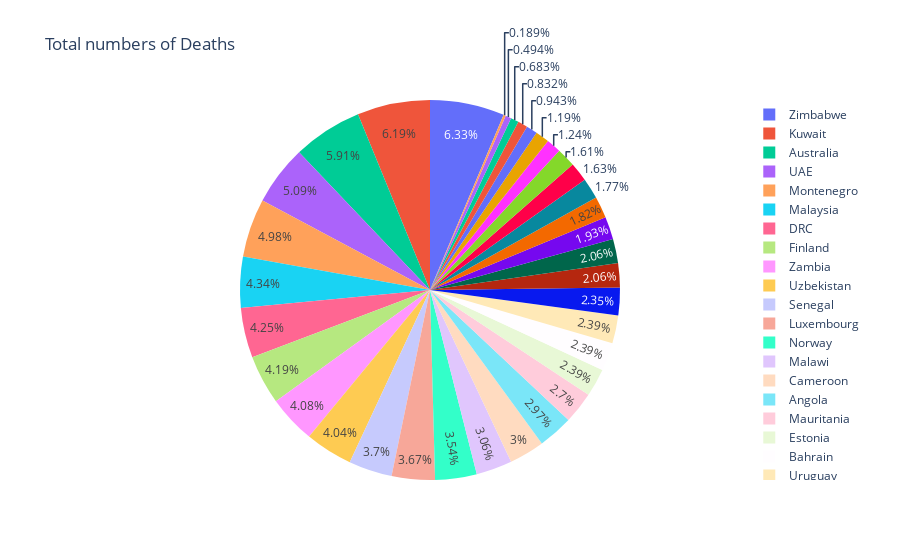

The notebook cell saved with this chart:
### Code cell
import plotly.express as px
df1 = df.iloc[0:120]
fig = px.pie(df1, values='TotalDeaths', names='Country,Other', title='Total numbers of Deaths')
fig.show()

### Figure 1 — Plotly figure (JSON) as saved in the notebook; plotly's stock layout.template omitted (floating-point values rounded to 4 significant figures)
{"data": [{"domain": {"x": [0, 1], "y": [0, 1]}, "hovertemplate": "Country,Other=%{label}<br>TotalDeaths=%{value}<extra></extra>", "labels": ["USA", "India", "Brazil", "Russia", "UK", "France", "Spain", "Italy", "Turkey", "Germany", "Colombia", "Argentina", "Mexico", "Poland", "South Africa", "Iran", "Ukraine", "Peru", "Indonesia", "Netherlands", "Czechia", "Canada", "Romania", "Chile", "Belgium", "Portugal", "Iraq", "Israel", "Sweden", "Pakistan", "Bangladesh", "Philippines", "Switzerland", "Morocco", "Austria", "Serbia", "Saudi Arabia", "Hungary", "Japan", "Jordan", "Panama", "Lebanon", "UAE", "Nepal", "Georgia", "Ecuador", "Belarus", "Slovakia", "Azerbaijan", "Croatia", "Bulgaria", "Dominican Republic", "Bolivia", "Tunisia", "Denmark", "Costa Rica", "Ireland", "Malaysia", "Kazakhstan", "Lithuania", "Armenia", "Egypt", "Kuwait", "Slovenia", "Moldova", "Palestine", "Guatemala", "Greece", "Qatar", "Honduras", "Myanmar", "Ethiopia", "Oman", "Paraguay", "Venezuela", "Nigeria", "Bosnia and Herzegovina", "Libya", "Algeria", "Kenya", "Bahrain", "North Macedonia", "China", "Kyrgyzstan", "Uzbekistan", "S. Korea", "Albania", "Norway", "Latvia", "Ghana", "Singapore", "Montenegro", "Sri Lanka", "Afghanistan", "El Salvador", "Luxembourg", "Zambia", "Finland", "Estonia", "Uganda", "Uruguay", "Namibia", "Mozambique", "Zimbabwe", "Cyprus", "Cameroon", "Australia", "Ivory Coast", "Sudan", "Senegal", "DRC", "Cuba", "Botswana", "Angola", "Malawi", "Madagascar", "French Polynesia", "Malta", "Mauritania", "French Guiana"], "legendgroup": "", "name": "", "showlegend": true, "type": "pie", "values": ["427,635 ", "153,376 ", "216,475 ", "68,971 ", "97,329 ", "72,877 ", "55,441 ", "85,162 ", "24,933 ", "52,536 ", "50,982 ", "46,737 ", "149,084 ", "35,253 ", "40,574 ", "57,294 ", "21,861 ", "39,608 ", "27,664 ", "13,510 ", "15,369 ", "18,974 ", "17,722 ", "17,854 ", "20,726 ", "10,194 ", "12,988 ", "4,341 ", "11,005 ", "11,295 ", "8,003 ", "10,190 ", "9,050 ", "8,128 ", "7,389 ", "3,868 ", "6,350 ", "11,904 ", "4,935 ", "4,217 ", "5,034 ", "2,270 ", "783 ", "1,994 ", "3,055 ", "14,596 ", "1,639 ", "3,965 ", "3,072 ", "4,799 ", "8,811 ", "2,513 ", "9,927 ", "6,154 ", "1,969 ", "2,518 ", "2,947 ", "667 ", "2,403 ", "2,628 ", "3,039 ", "8,902 ", "952 ", "3,329 ", "3,347 ", "1,783 ", "5,456 ", "5,622 ", "248 ", "3,441 ", "3,045 ", "2,063 ", "1,517 ", "2,607 ", "1,142 ", "1,502 ", "4,555 ", "1,737 ", "2,861 ", "1,740 ", "367  ", "2,779 ", "4,635 ", "1,400 ", "621 ", "1,349 ", "1,310 ", "544 ", "1,097 ", "361 ", "29 ", "766 ", "280 ", "2,378 ", "1,551 ", "564 ", "627 ", "644 ", "368 ", "317 ", "367 ", "317 ", "297 ", "974 ", "183 ", "462 ", "909 ", "145 ", "1,603 ", "569 ", "654 ", "191 ", "105 ", "457 ", "470 ", "273 ", "128 ", "250 ", "416 ", "76 "]}], "layout": {"legend": {"tracegroupgap": 0}, "title": {"text": "Total numbers of Deaths"}}}
